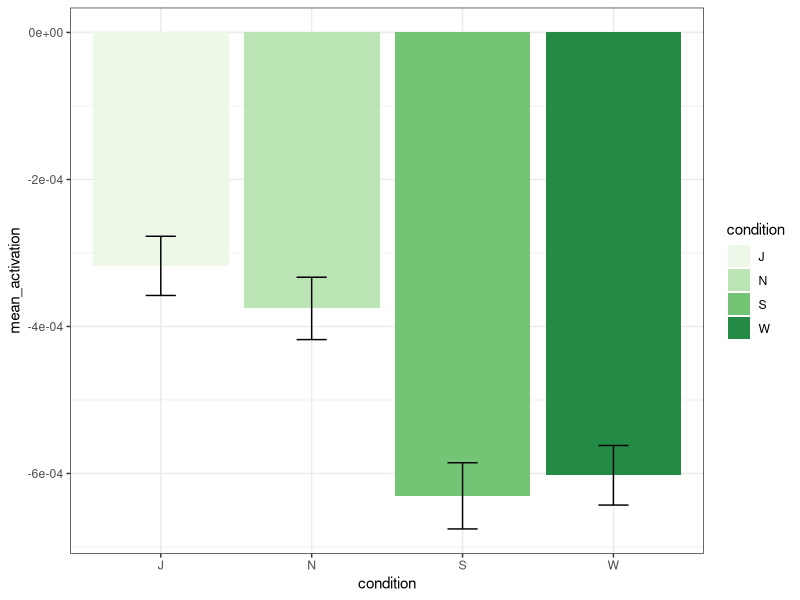

Here is the R script that generated this plot:
library(tidyr)
library(dplyr)
library(ggplot2)
library(RColorBrewer)


setwd('~/projects/topo-eval/')
df <- read.csv('responses_out.csv')

summarized <- df %>%
  group_by(condition) %>%
  summarize(
    mean_mean_activation = mean(mean_activation),
    ci_low = mean_mean_activation - qt(0.95, df=n()-1) * sd(mean_activation) / sqrt(n()),
    ci_high = mean_mean_activation + qt(0.95, df=n()-1) * sd(mean_activation) / sqrt(n())
  )

# scuffed need to change
summarized$mean_activation <- summarized$mean_mean_activation

summarized %>% ggplot(aes(x = condition, y = mean_activation, fill = condition)) +
  geom_bar(stat = 'identity') +
  geom_errorbar(aes(ymin = ci_low, ymax = ci_high), width = 0.2, color = 'black') +
  scale_fill_brewer(palette = 'Greens') +
  theme_bw()